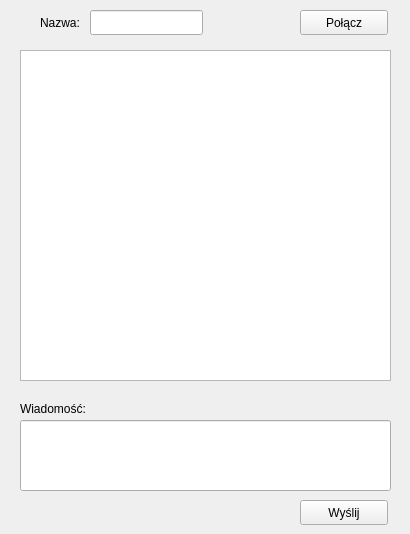
<?xml version="1.0" encoding="UTF-8"?>
<ui version="4.0">
 <class>Widget</class>
 <widget class="QWidget" name="Widget">
  <property name="geometry">
   <rect>
    <x>0</x>
    <y>0</y>
    <width>410</width>
    <height>534</height>
   </rect>
  </property>
  <property name="windowTitle">
   <string>Widget</string>
  </property>
  <widget class="QTextEdit" name="textEdit">
   <property name="geometry">
    <rect>
     <x>20</x>
     <y>50</y>
     <width>371</width>
     <height>331</height>
    </rect>
   </property>
  </widget>
  <widget class="QLineEdit" name="message">
   <property name="geometry">
    <rect>
     <x>20</x>
     <y>420</y>
     <width>371</width>
     <height>71</height>
    </rect>
   </property>
  </widget>
  <widget class="QPushButton" name="send">
   <property name="geometry">
    <rect>
     <x>300</x>
     <y>500</y>
     <width>88</width>
     <height>25</height>
    </rect>
   </property>
   <property name="text">
    <string>Wyślij</string>
   </property>
  </widget>
  <widget class="QPushButton" name="connect">
   <property name="geometry">
    <rect>
     <x>300</x>
     <y>10</y>
     <width>88</width>
     <height>25</height>
    </rect>
   </property>
   <property name="text">
    <string>Połącz</string>
   </property>
  </widget>
  <widget class="QLineEdit" name="username">
   <property name="geometry">
    <rect>
     <x>90</x>
     <y>10</y>
     <width>113</width>
     <height>25</height>
    </rect>
   </property>
  </widget>
  <widget class="QLabel" name="label">
   <property name="geometry">
    <rect>
     <x>40</x>
     <y>14</y>
     <width>72</width>
     <height>17</height>
    </rect>
   </property>
   <property name="text">
    <string>Nazwa:</string>
   </property>
  </widget>
  <widget class="QLabel" name="label_2">
   <property name="geometry">
    <rect>
     <x>20</x>
     <y>400</y>
     <width>91</width>
     <height>17</height>
    </rect>
   </property>
   <property name="text">
    <string>Wiadomość:</string>
   </property>
  </widget>
 </widget>
 <layoutdefault spacing="6" margin="11"/>
 <resources/>
 <connections/>
</ui>
